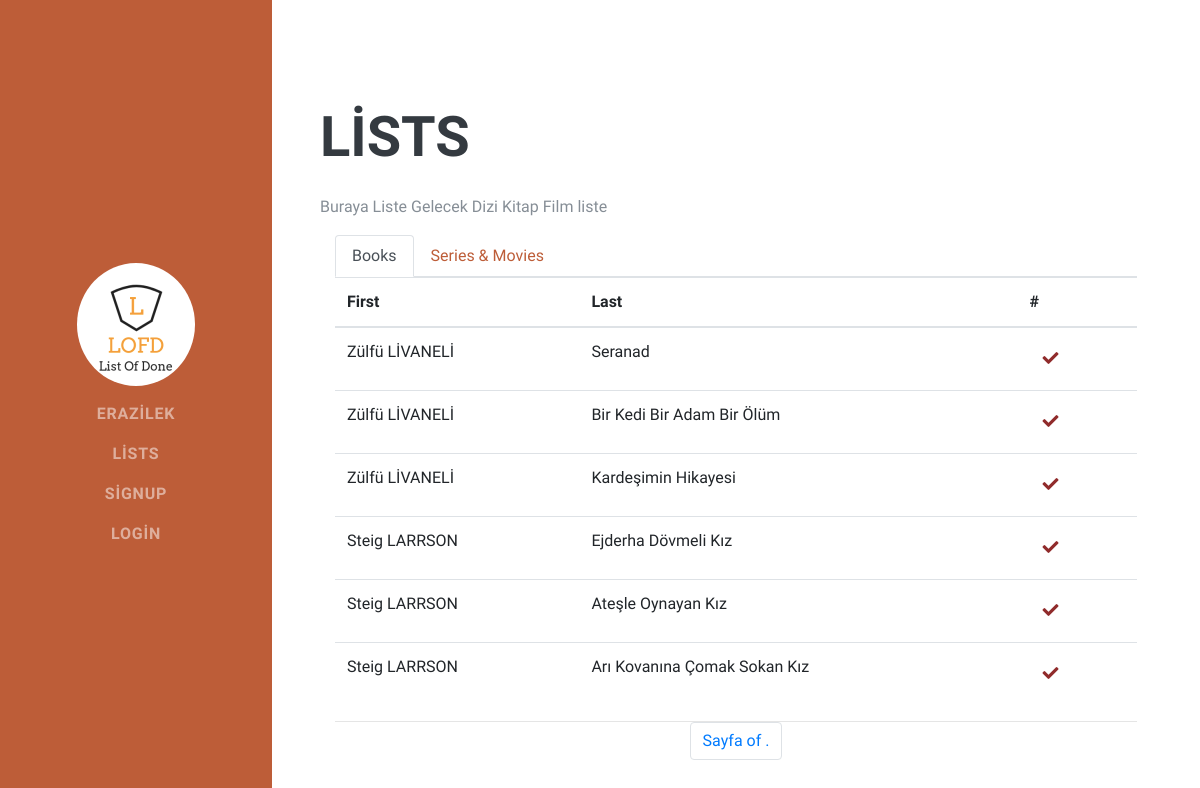
Page /lists/ on the committed database.
### lofd/models.py (models this page shows, shortened)
class Book(models.Model):
    authors = models.CharField(
        max_length=200,
        default="",
        null=True,
        blank=True,
    )
    title = models.CharField(
        max_length=200,
        default="",
        null=True,
        blank=True,
    )
    cover_image=models.ImageField(
        null=True,
        blank=True,
        upload_to='books',
    )

### lofd/views.py (the view)
# urls.py: path('lists/', Lists, name='lists'),
def Lists(request):
	context = dict()
	context['books'] = Book.objects.all()
	context['watch'] = Watch.objects.all()
	template = 'lists.html'
	return render(request, template, context)

### templates/lists.html (shortened to what this page needs)
{% extends 'base.html' %}
{% load static %}
{% load i18n %}
{% block content %}
    <br>
    <section class="resume-section p-3 p-lg-5 d-flex align-items-center" id="setting">
    <div class="w-100">
        <h2 class="mb-4">Lists</h2>
        <p> Buraya Liste Gelecek Dizi Kitap Film liste </p>
        <div class="container">
            <div class="row">
                <div class="col-md-12">
                    <nav>
                      <div class="nav nav-tabs" id="nav-tab" role="tablist">
                        <a class="nav-item nav-link active " id="nav-home-tab" data-toggle="tab" href="#nav-home" role="tab" aria-controls="nav-home" aria-selected="true"> Books </a>
                        <a class="nav-item nav-link " id="nav-profile-tab" data-toggle="tab" href="#nav-profile" role="tab" aria-controls="nav-profile" aria-selected="true">Series & Movies</a>
                      </div>
                    </nav>
                    <div class="tab-content" id="nav-tabContent">
                      <div class="tab-pane fade show active" id="nav-home" role="tabpanel" aria-labelledby="nav-home-tab">
                          <table class="table">
                              <thead>
                                <tr>
                                  <th scope="col">First</th>
                                  <th scope="col">Last</th>
                                  <th scope="col">#</th>
                                </tr>
                              </thead>
                              <tbody>
                        {% for foo in books %}
                       <form class="form-add" method="POST" action="{% url 'add' foo.id  %}"  name="books"> {% csrf_token %}
                           <tr>
                               <td>{{ foo.authors }}
                               </td>
                               <td>{{ foo.title }}
                               </td>
                               <td>
                                   <button type="submit" class="small btn" style="color: #902b2b"><i class="fas fa-check"></i> </button>
                               </td>
                           </tr>
                      </form>
                        {% endfor %}
                              </tbody>
                            </table>
                      </div>
                    </div>
                    <nav aria-label="Page navigation example">
                            <ul class="pagination pg-amber justify-content-center">
                                <li class="page-item">
                                       <span class="page-link">Sayfa {{ posts.number }} of {{ posts.paginator.num_pages }}.</span>
                                </li>
                            </ul>
                        </nav>
                </div>
            </div>
        </div>
    </div>
</section>
{% endblock content %}

### templates/base.html
{% include 'header.html' %}
{% block content %}
{% endblock content %}
{% include 'footer.html' %}

### templates/header.html (shortened to what this page needs)
{% load static %}
<!DOCTYPE html>
<html lang="tr">
<head>
    <link href="{% static 'vendor/bootstrap/css/bootstrap.min.css' %}" rel="stylesheet">
    <link href="{% static 'vendor/fontawesome-free/css/all.min.css' %}" rel="stylesheet">
    <link href="{% static 'css/resume.min.css' %}" rel="stylesheet">
</head>
<body id="page-top">
    <nav class="navbar navbar-expand-lg navbar-dark bg-primary fixed-top" id="sideNav">
        <a class="navbar-brand js-scroll-trigger" href="#page-top">
            <a href=" {% url 'index' %}">
                <span class="d-none d-lg-block">
        <img class="img-fluid img-profile rounded-circle mx-auto mb-2" src="{% static 'img/profile1.jpg' %}" alt="">
      </span></a>
        </a>
        <div class="collapse navbar-collapse" id="navbarSupportedContent">
            <ul class="navbar-nav">
                <li class="nav-item">
                    <a class="nav-link js-scroll-trigger" href="{% url 'about' %}"> Erazilek </a>
                </li>
                <li class="nav-item">
                    <a class="nav-link js-scroll-trigger" href="{% url 'lists' %}"> Lists </a>
                </li>
                {% if user.is_authenticated %}
                <li class="nav-item">
                    <a class="nav-link js-scroll-trigger" href="{% url 'books' %}"> My Books </a>
                </li>
                <li class="nav-item">
                    <a class="nav-link js-scroll-trigger" href="{% url 'watch' %}"> Movies / Series </a>
                </li>
                <li class="nav-item">
                    <a class="nav-link js-scroll-trigger" href="{% url 'mycomments' %}"> My Comments </a>
                </li>
                <li class="nav-item">
                    <a class="nav-link js-scroll-trigger" href="{% url 'logout' %}"> Logout </a>
                </li>
                <li class="nav-item">
                    <a class="nav-link js-scroll-trigger" href="{% url 'password_change' %}"> Password<br> Change </a>
                </li>
                {% else %}
                <li class="nav-item">
                    <a class="nav-link js-scroll-trigger" href="{% url 'signup' %}"> Signup </a>
                </li>
                <li class="nav-item">
                    <a class="nav-link js-scroll-trigger" href="{% url 'login' %}"> Login </a>
                </li>
                {% endif %}
            </ul>
        </div>
    </nav>

### templates/footer.html (shortened to what this page needs)
{% load static %}
</body>
</html>

### rows in the picture
Book: authors "Zülfü LİVANELİ", title "Seranad"
Book: authors "Zülfü LİVANELİ", title "Bir Kedi Bir Adam Bir Ölüm"
Book: authors "Zülfü LİVANELİ", title "Kardeşimin Hikayesi"
Book: authors "Steig LARRSON", title "Ejderha Dövmeli Kız"
Book: authors "Steig LARRSON", title "Ateşle Oynayan Kız"
Book: authors "Steig LARRSON", title "Arı Kovanına Çomak Sokan Kız"
